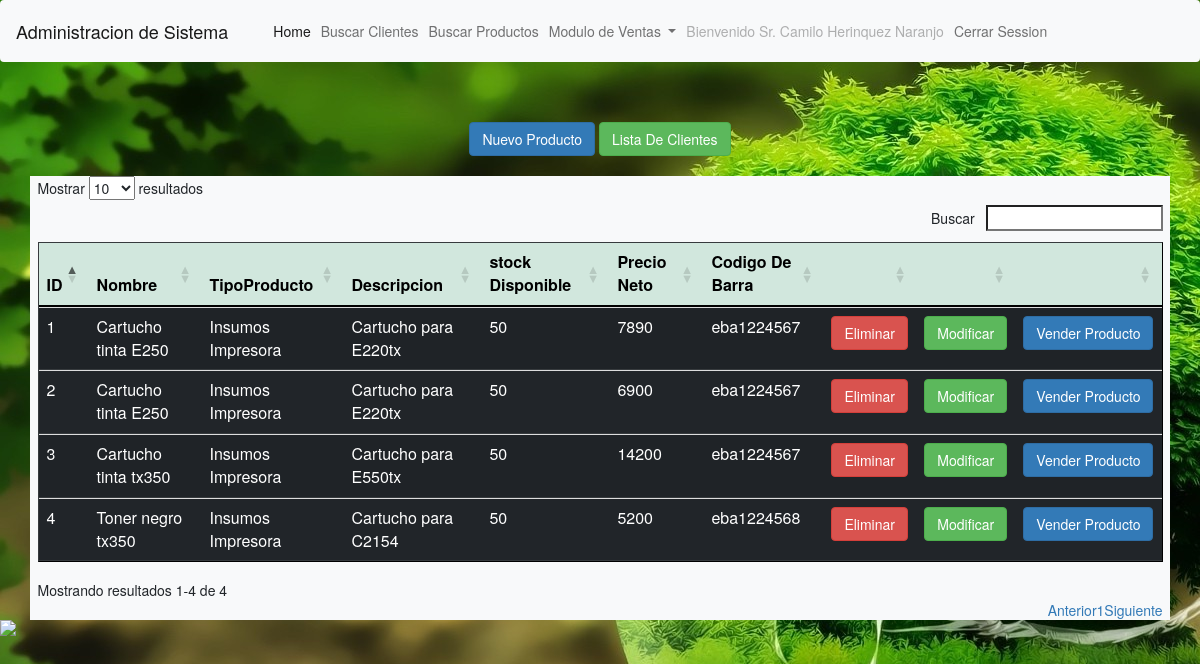
The app's page /Vistas/Producto.php (signed in) with its own data.
### tables this page shows
CREATE TABLE `producto` (
  `id` int(10) NOT NULL,
  `nombre` varchar(25) NOT NULL,
  `tipoProducto` varchar(25) NOT NULL,
  `Descripcion` varchar(50) NOT NULL,
  `stock` int(50) NOT NULL,
  `Precio` int(100) NOT NULL,
  `codigoDeBarra` varchar(25) NOT NULL,
  `fechaVenta` timestamp(6) NOT NULL DEFAULT current_timestamp(6)
);

### DAO/ProductoDAO.php (called while the page is built, shortened)
<?php
class ProductoDAO{
public function BuscarProductos(){
	try{
		$con = Conectar();
		$sql = "select * from producto";
		$respuesta = $con->prepare($sql);
		$respuesta->execute();
		$Result = $respuesta->fetchAll(PDO::FETCH_ASSOC);
		$Json = json_encode($Result);
	}
	catch(Exception $ex){
		$Json = "Error";
	}finally{
		$con = null;
	}
	return $Json;
}
}
?>

### Vistas/Producto.php (the view, shortened to what this page needs)
<html>
<head>
<?php
include_once 'layout.php';
include_once '../DAO/ProductoDAO.php';
include_once 'navbar.php';
?>
</head>
<body>
<center>
<body background = "../resource/img/wp3.jpg">
<br><br>
<a href="../Controlador/insertarProducto.php" class="btn btn-primary">Nuevo Producto</a>
<a href="../vistas/principal.php" class="btn btn-success">Lista De Clientes</a>
<br><br>
</center>
<div class="container-md bg-light text-dark" >
	<table id="tablaproductos" class="table table-striped table-dark" border='1' >
		<thead class="table table-striped table-success">
		<tr>
			<th>ID</th>
			<th>Nombre</th>
			<th>TipoProducto</th>
			<th>Descripcion</th>
			<th>stock Disponible</th>
			<th>Precio Neto</th>
			<th>Codigo De Barra</th>
			<th></th>
			<th></th>
			<th></th>
		</tr>
		</thead>
		<?php
			$objProducto = new ProductoDAO();
			$Json = $objProducto->BuscarProductos();
			foreach(json_decode($Json) as $objper){
			?>
			<tr>
				<td> <?php print $objper->id; ?> </td>
				<td> <?php print $objper->nombre; ?> </td>
				<td> <?php print $objper->tipoProducto; ?> </td>
				<td> <?php print $objper->Descripcion; ?> </td>
				<td> <?php print $objper->stock; ?> </td>
				<td> <?php print $objper->Precio; ?> </td>
				<td> <?php print $objper->codigoDeBarra; ?> </td>
				<td><a class="btn btn-danger" href="eliminar.php?id=<?php print $objper->id; ?>">Eliminar</a></td>
				<td><a class="btn btn-success" href="modicar.php?id=<?php print $objper->id; ?>&nombre=<?php print $objper->nombre; ?>&ap1=<?php print $objper->ap1; ?>&ap2=<?php print $objper->ap2; ?>&sexo=<?php print $objper->sexo; ?>&direccion=<?php print $objper->direccion; ?>">Modificar</a></td>
				<td><a class="btn btn-primary" href="factura.php">Vender Producto</a></td>
			</tr>
			<?php
			}
			?>
	</table>
</div>
<img src="../resource/img/gif.gif">
</body>
</html>

### records on screen
producto: id "1", nombre "Cartucho tinta E250", tipoProducto "Insumos Impresora", Descripcion "Cartucho para E220tx", stock "50", Precio "7890", codigoDeBarra "eba1224567"
producto: id "2", nombre "Cartucho tinta E250", tipoProducto "Insumos Impresora", Descripcion "Cartucho para E220tx", stock "50", Precio "6900", codigoDeBarra "eba1224567"
producto: id "3", nombre "Cartucho tinta tx350", tipoProducto "Insumos Impresora", Descripcion "Cartucho para E550tx", stock "50", Precio "14200", codigoDeBarra "eba1224567"
producto: id "4", nombre "Toner negro tx350", tipoProducto "Insumos Impresora", Descripcion "Cartucho para C2154", stock "50", Precio "5200", codigoDeBarra "eba1224568"

### other values on screen
$usu[0]->nombres "Camilo"
$usu[0]->ap1 "Herinquez"
$usu[0]->ap2 "Naranjo"
